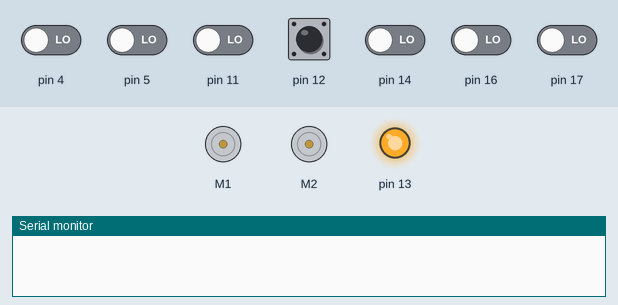
Simulated run of this sketch. Board: Arduino Uno, built with avr-gcc and run on an emulated ATmega328P. On the bench: 2 × DC motor (green arrow = forward, orange = backward, longer = faster), output pins drawn as LEDs (lit = HIGH), the last lines printed to the serial monitor. The inputs (shaded band) are chosen by the test bench; at power-on: pin 12 HIGH, pin 4, pin 5, pin 11, pin 14, pin 16, pin 17 LOW.

Above: at 5.4 s.
5.5 s: pin 12 pulled LOW for 0.15 s
At 6.7 s:
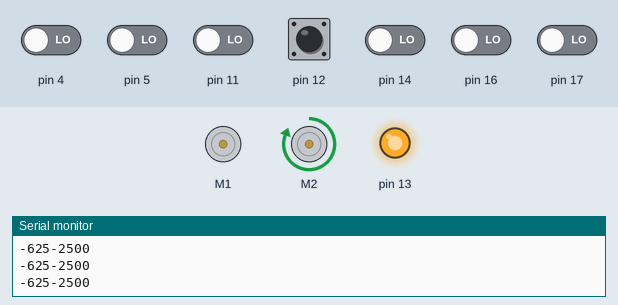
7.1 s: pin 5 driven HIGH
At 7.6 s:
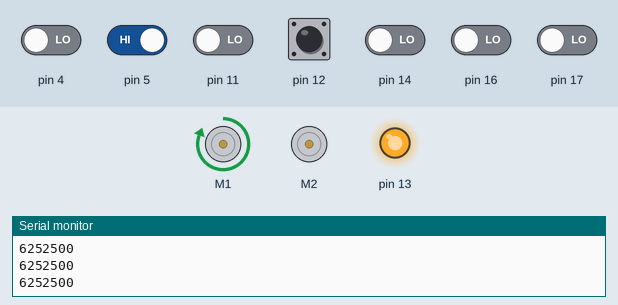
8.6 s: pin 4 driven HIGH
At 9.7 s:
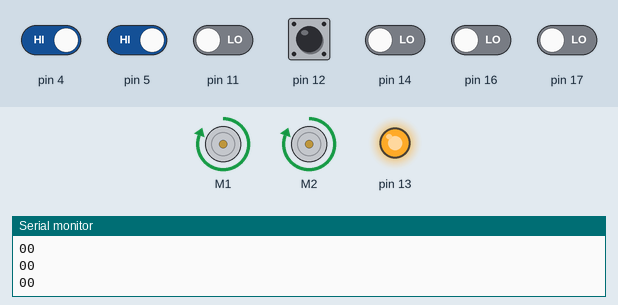
10.1 s: pin 11 driven HIGH
At 10.6 s:
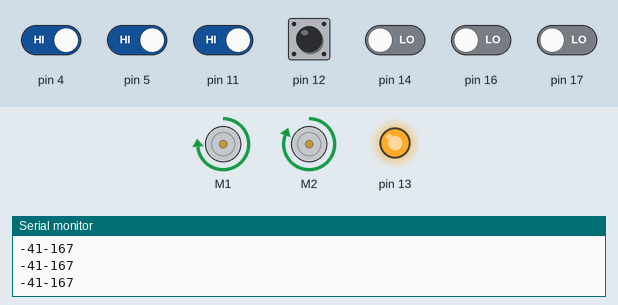
11.6 s: pin 16 driven HIGH
At 12.3 s:
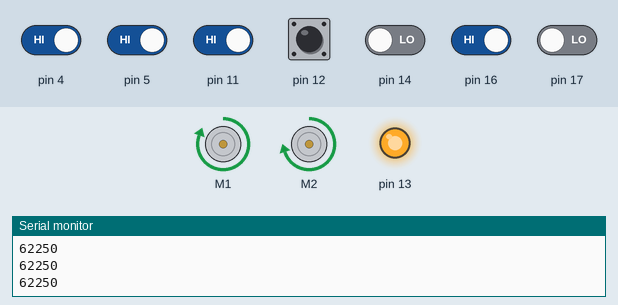
13.1 s: pin 4 driven LOW
At 13.5 s:
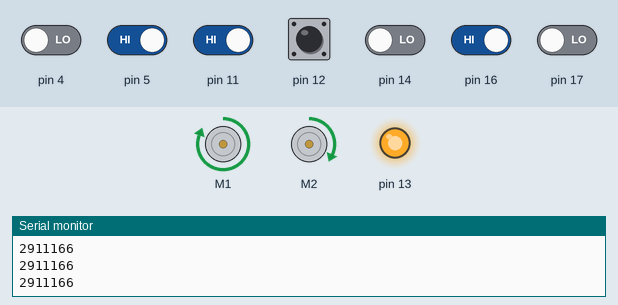
Timing chart, 0 to 15.6 s (numbered marks = the images above; inputs shaded):
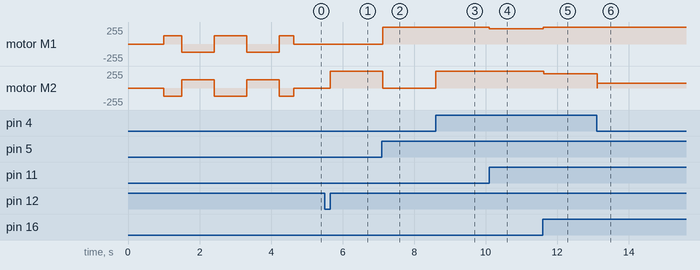

The sketch:

sketch_dec02a.ino
```cpp
#include <QTRSensors.h>
#include <ZumoReflectanceSensorArray.h>
#include <ZumoMotors.h>
#include <ZumoBuzzer.h>
#include <Pushbutton.h>


ZumoBuzzer buzzer;
ZumoReflectanceSensorArray reflectance;
ZumoMotors motors;
Pushbutton button(ZUMO_BUTTON);
int lastError = 0;
const int MAX_SPEED = 400;


void setup() {
  Serial.begin(9600);
  // put your setup code here, to run once:
  reflectance.init();
 // Turn on LED to indicate we are in calibration mode
  pinMode(13, OUTPUT);
  digitalWrite(13, HIGH);

  // Wait 1 second and then begin automatic sensor calibration
  // by rotating in place to sweep the sensors over the line
  delay(1000);
  int i;
  for(i = 0; i < 80; i++)
  {
    if ((i > 10 && i <= 30) || (i > 50 && i <= 70))
      motors.setSpeeds(-200, 200);
    else
      motors.setSpeeds(200, -200);
    reflectance.calibrate();

    // Since our counter runs to 80, the total delay will be
    // 80*20 = 1600 ms.
    delay(20);
  }
    motors.setSpeeds(0,0);
  button.waitForButton();

}

void loop() {
  // put your main code here, to run repeatedly:
  unsigned int sensors[6];
  int position = reflectance.readLine(sensors);
  int error = position - 2500;
  Serial.print(error);
  Serial.print("\n");

  int speedDifference = error / 4 + 6 * (error - lastError);
  Serial.print(speedDifference);
  lastError = error;
  int m1Speed = MAX_SPEED + speedDifference;
  int m2Speed = MAX_SPEED - speedDifference;
  if (m1Speed < 0)
    m1Speed = 0;
  if (m2Speed < 0)
    m2Speed = 0;
  if (m1Speed > MAX_SPEED)
    m1Speed = MAX_SPEED;
  if (m2Speed > MAX_SPEED)
    m2Speed = MAX_SPEED;

  motors.setSpeeds(m1Speed, m2Speed);
}
```

Measured:
- after the input at 5.5 s, motor M2: stopped → forward 255/255 after 0.15 s
- after the input at 7.1 s, motor M1: stopped → forward 255/255 at once; motor M2: forward 255/255 → stopped at once
- after the input at 8.6 s, motor M2: stopped → forward 255/255 at once
- after the input at 10.1 s, motor M1: forward 255/255 → forward 228/255 at once
- after the input at 11.6 s, motor M1: forward 228/255 → forward 255/255 at once; motor M2: forward 255/255 → forward 215/255 at once
- after the input at 13.1 s, motor M2: forward 215/255 → forward 69/255 at once
